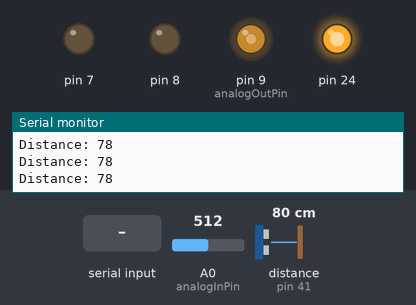
This sketch was run on a simulated Arduino Mega 2560, built with avr-gcc and run on an emulated ATmega2560. Shown: output pins drawn as LEDs (lit = HIGH), the last lines printed to the serial monitor. Wiring (inferred from the names in the program): ultrasonic range finder: trigger pin 40; echo pin 41. The inputs (shaded band) are chosen by the test bench; at power-on: distance to the obstacle (sensor on pin 41) 80 cm, A0 (analogInPin) = 512. The echo pulse lasts 58.3 µs per cm; pins used as bus, display or sensor lines are not drawn.

Above: at 1.2 s.
1.3 s: "1" received over the second serial link
At 2.5 s:
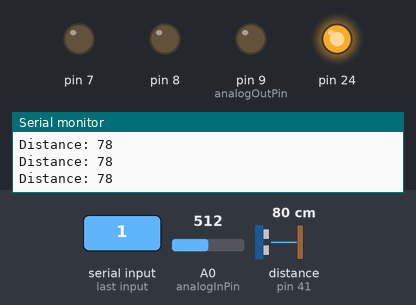
2.8 s: distance to the obstacle (sensor on pin 41) set to 37 cm
At 3.8 s:
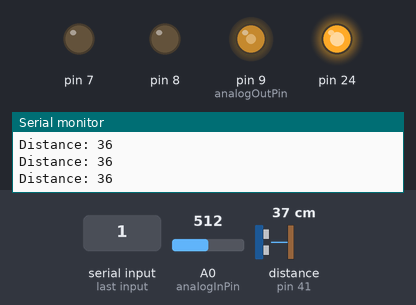
4.3 s: distance to the obstacle (sensor on pin 41) set to 35 cm
At 5.5 s:
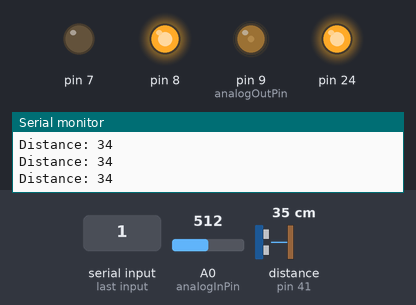
5.8 s: A0 (analogInPin) set to 900
At 6.8 s:
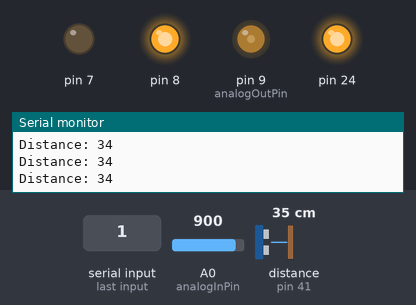
7.3 s: "2" received over the second serial link
At 8.0 s:
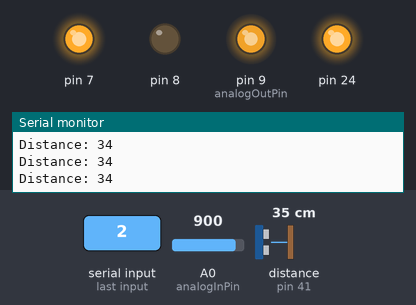
8.8 s: distance to the obstacle (sensor on pin 41) set to 28 cm
11.8 s: distance to the obstacle (sensor on pin 41) set to 23 cm
At 12.3 s:
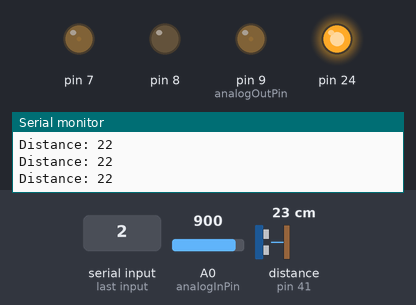
Timing chart, 0 to 14.3 s (numbered marks = the images above; inputs shaded):
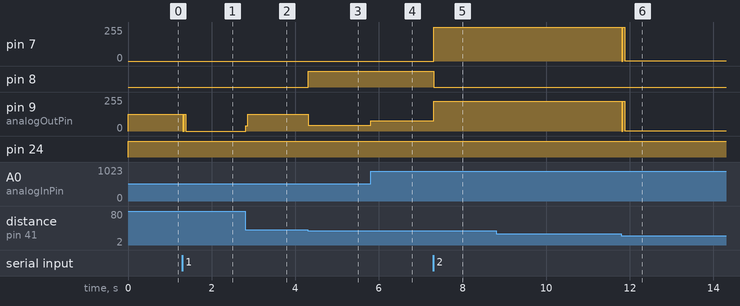

Measured:
- the behaviour switches between 36 and 35 cm on distance to the obstacle (sensor on pin 41) (found by bisection; images 2 and 3)
- the behaviour switches between 27 and 26 cm on distance to the obstacle (sensor on pin 41) (found by bisection; images 5 and 6)
- after the input at 1.3 s, pin 9 (analogOutPin): 127/255 → 0/255 at once
- after the input at 2.8 s, pin 9 (analogOutPin): 0/255 → 127/255 at once
- after the input at 4.3 s, pin 8: LOW → HIGH at once; pin 9 (analogOutPin): 127/255 → 43/255 at once
- after the input at 5.8 s, pin 9 (analogOutPin): 43/255 → 76/255 at once
- after the input at 7.3 s, pin 7: 0/255 → 255/255 at once; pin 8: HIGH → LOW at once; pin 9 (analogOutPin): 76/255 → 224/255 at once
- after the input at 11.8 s, pin 7: 255/255 → 1/255 at once; pin 9 (analogOutPin): 224/255 → 1/255 at once

The sketch:

test_bientro_v2.ino
```cpp
#include <SoftwareSerial.h>
#define QUAYAM 7
#define QUAYDUONG 8
#define RX_PIN      50
#define TX_PIN      51
SoftwareSerial mySerial(50, 51);
int signal = -1;
const int analogInPin = A0;  // Analog input pin that the potentiometer is attached to
const int analogOutPin = 9; // Analog output pin that the LED is attached to
double xung = 0;
int sensorValue = 0;        // value read from the pot
double PWM ;
volatile int outputValue = 0;        // value output to the PWM (analog out)
// defines pins numbers
const int trigPin = 40;
const int echoPin = 41;
volatile double target ;
// defines variables
long duration;
long int distance;

void setup() {
  // put your setup code here, to run once:
  pinMode(trigPin, OUTPUT); // Sets the trigPin as an Output
  pinMode(echoPin, INPUT); // Sets the echoPin as an Input
  pinMode(2, INPUT_PULLUP);
  pinMode(4, INPUT_PULLUP);
  pinMode(9, OUTPUT);
  pinMode(7, OUTPUT);
  pinMode(8, OUTPUT);
  pinMode(24, OUTPUT);
  while (!Serial) {
    // Waiting to connect...
  };
  Serial.begin(9600);
  mySerial.begin(9600);
  //attachInterrupt(0, Demxung, FALLING);


}
/*void Demxung()
  {
  {
    if (digitalRead(4) == LOW)
      xung++;
    else
      xung--;
  }
  }
*/

void dkDC(int V) {
  if (V > 0) {
    if (V > 255) V = 255;
    digitalWrite( 7, LOW);
    digitalWrite(  8, HIGH);
    analogWrite( 9, V);
  } else {
    if (V < 0) {
      if (V < -255) V = -255;
      digitalWrite( 7, HIGH);
      digitalWrite(  8, LOW);
      analogWrite( 9, -V);
    } else {
      digitalWrite(7, HIGH);
      digitalWrite(8, HIGH);
      analogWrite(9, 0);
    }
  }
}
void sensor_distance()
{
  digitalWrite(24, HIGH);
  // Clears the trigPin
  digitalWrite(trigPin, LOW);
  delayMicroseconds(5);

  // Sets the trigPin on HIGH state for 10 micro seconds
  digitalWrite(trigPin, HIGH);
  delayMicroseconds(10);
  digitalWrite(trigPin, LOW);

  // Reads the echoPin, returns the sound wave travel time in microseconds
  duration = pulseIn(echoPin, HIGH);

  // Calculating the distance
  distance = duration * 0.034 / 2;

}

void mode_auto()
{
 if (distance < 30)
  {
    dkDC(outputValue);
  }

   if (distance > 50)
  {
    dkDC(-outputValue);
  }
  if (distance<35 && distance>30)
  {
    PWM= outputValue*abs(distance-target)/100;
    dkDC(PWM);
  }
}

void emergency()
{
  if (distance <= 25 || distance >= 60 )
  {
    digitalWrite(7, LOW);
    digitalWrite(8, LOW);
    analogWrite(9, 0);
  }
}
void point()
{


  target = 50;
  if (distance - target > 0)
  {
    dkDC(outputValue);
    if (abs(distance - target) <= 10)
    {
      digitalWrite(7, LOW);
      digitalWrite(8, LOW);
      analogWrite(9, 0);
    }
  }
  if (distance - target < 0)
  {
    dkDC(-outputValue);
    if (abs(distance - target) <= 10)
    {
      digitalWrite(7, LOW);
      digitalWrite(8, LOW);
      analogWrite(9, 0);
    }
  }

}

void loop() {


  sensor_distance();
  sensorValue = analogRead(analogInPin);
  outputValue = map(sensorValue, 0, 1023, 0, 255);
  analogWrite(analogOutPin, outputValue);

  if (mySerial.available() > 0)

  {
    signal = mySerial.read();
    /*if (signal == 49 )
      {
      dkDC(outputValue);
      if ( distance >= 50 )
      {
        digitalWrite(7, LOW);
        digitalWrite(8, LOW);
        analogWrite(9, 0);
      }
      }*/
  }

  switch (signal) {
    case '1':
      mode_auto();
      emergency();
      break;
    case '2':
      point();
      emergency();
      break;


    case '3':
      digitalWrite(7, LOW);
      digitalWrite(8, LOW);
      analogWrite(9, 0);
      break;
    default:
      break;
  }
  //Serial.println(signal);

  //Serial.println(xung);

  //Serial.println(target);
  Serial.print("Distance: ");
  Serial.println(distance);

  //Serial.println(outputValue);
  //delay(1000);
}
```
